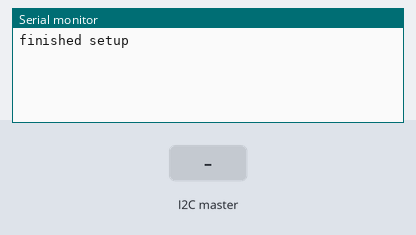
A sketch run on a simulated Arduino Uno, built with avr-gcc and run on an emulated ATmega328P. Shown: the last lines printed to the serial monitor. The inputs (shaded band) are chosen by the test bench.

Above: at 1.2 s.
1.3 s: the I2C master sends the byte 1
At 1.7 s:
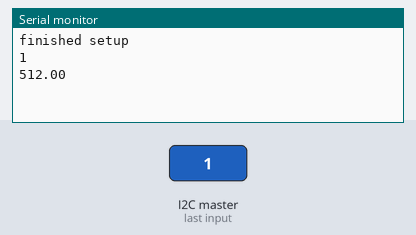
2.8 s: the I2C master sends the byte 0
At 4.0 s:
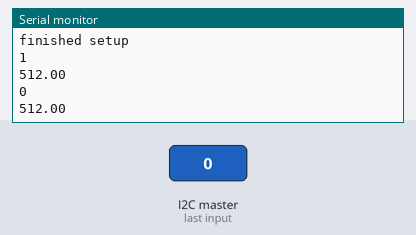
Timing chart, 0 to 5.8 s (numbered marks = the images above; inputs shaded):
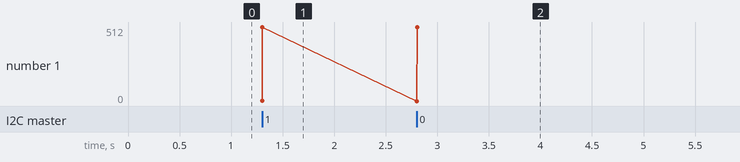

The sketch:

Cold_Flow_1_Pressure_Client.ino
```cpp
/*
 * Template_I2C.ino - A c++ program that uses I2C communication to receive requests
 * for data from Brain_I2C.ino and send the corresponding data back.
 * Created by Vainavi Viswanath, Aug 21, 2020.
 */
#include <Wire.h>
//#include <ducer.h>
/*
 * Change this address according to the board address this code is uploaded on
 */
int Address = 8;

#define LOX_TANK_PIN A0
#define PROP_TANK_PIN A1
#define LOX_INJECTOR_PIN A2
#define PROP_INJECTOR_PIN A3
#define HIGH_PIN A4

int lox_tank_pressure, prop_tank_pressure, lox_injector_pressure, prop_injector_pressure, high_pressure;


int sensorNum = 0;
void (*generalFunc)(float*);

/*
 * Data structure to allow the conversion of bytes to floats and vice versa.
 */
union floatArrToBytes {
  char buffer[24];
  float sensorReadings[6];
} farrbconvert;


void setup() {
  Wire.begin(Address);
  Wire.onRequest(requestEvent);
  Wire.onReceive(setSensorNum);
  Serial.begin(9600);

  pinMode(LOX_TANK_PIN, INPUT);
  pinMode(PROP_TANK_PIN, INPUT);
  pinMode(LOX_INJECTOR_PIN, INPUT);
  pinMode(PROP_INJECTOR_PIN, INPUT);
  pinMode(HIGH_PIN, INPUT);

  lox_tank_pressure = 0;
  prop_tank_pressure = 0;
  lox_injector_pressure = 0;
  prop_injector_pressure = 0;
  high_pressure = 210; // to prevent interpolation from fucking up; reading is from 1-5V, which is ~200 - 1024

  farrbconvert.sensorReadings[0] = -1;
  farrbconvert.sensorReadings[1] = -1;
  farrbconvert.sensorReadings[2] = -1;
  farrbconvert.sensorReadings[3] = -1;
  farrbconvert.sensorReadings[4] = -1;
  farrbconvert.sensorReadings[5] = -1;

  Serial.println("finished setup");
}

void loop() {
  delay(100);
}


/*
 * When a request comes from the brain, collects data from the requested sensor
 * and sends back float array with data points.
 */
void requestEvent() {
  Wire.write(farrbconvert.buffer, 24);
}

/*
 * Selects the corresponding function to the sensor which data is requested from.
 */
void setSensorNum(int howMany) {
  while (!Wire.available());
  sensorNum = Wire.read();
  Serial.println(sensorNum);
  switch (sensorNum) {
    case 1:
      lox_injector_pressure = analogRead(LOX_INJECTOR_PIN);
      farrbconvert.sensorReadings[0] = lox_injector_pressure;
//      Ducers::readLOXInjectorPressure(farrbconvert.sensorReadings);
      break;
    case 2:
      prop_injector_pressure = analogRead(PROP_INJECTOR_PIN);
      farrbconvert.sensorReadings[0] = prop_injector_pressure;
//      Ducers::readPropaneInjectorPressure(farrbconvert.sensorReadings);
      break;
    case 3:
      lox_tank_pressure = analogRead(LOX_TANK_PIN);
      farrbconvert.sensorReadings[0] = lox_tank_pressure;
//      Ducers::readLOXTankPressure(farrbconvert.sensorReadings);
      break;
    case 4:
      prop_tank_pressure = analogRead(PROP_TANK_PIN);
      farrbconvert.sensorReadings[0] = prop_tank_pressure;

//      Ducers::readPropaneTankPressure(farrbconvert.sensorReadings);
      break;
    case 5:
      high_pressure = analogRead(HIGH_PIN);
      farrbconvert.sensorReadings[0] = high_pressure;

//      Ducers::readHighPressure(farrbconvert.sensorReadings);
      break;
     default:
      break;
  }
  Serial.println(farrbconvert.sensorReadings[0]);
}
```

Measured:
- after the input at 1.3 s, the serial monitor: prints a new line at once (image 1)
- after the input at 2.8 s, the serial monitor: prints a new line at once (image 2)
